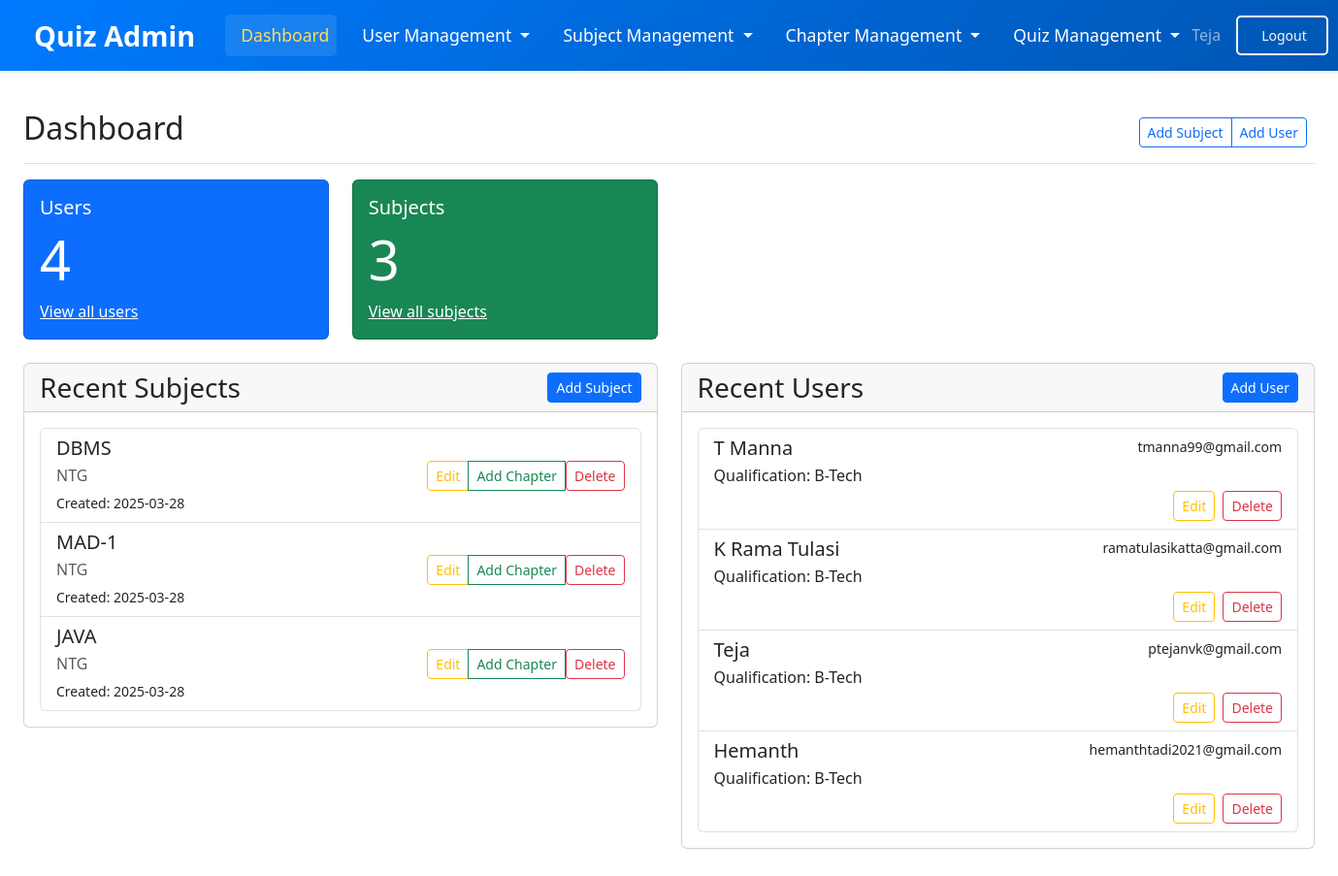
The app's page /admin/dashboard (signed in), older data.
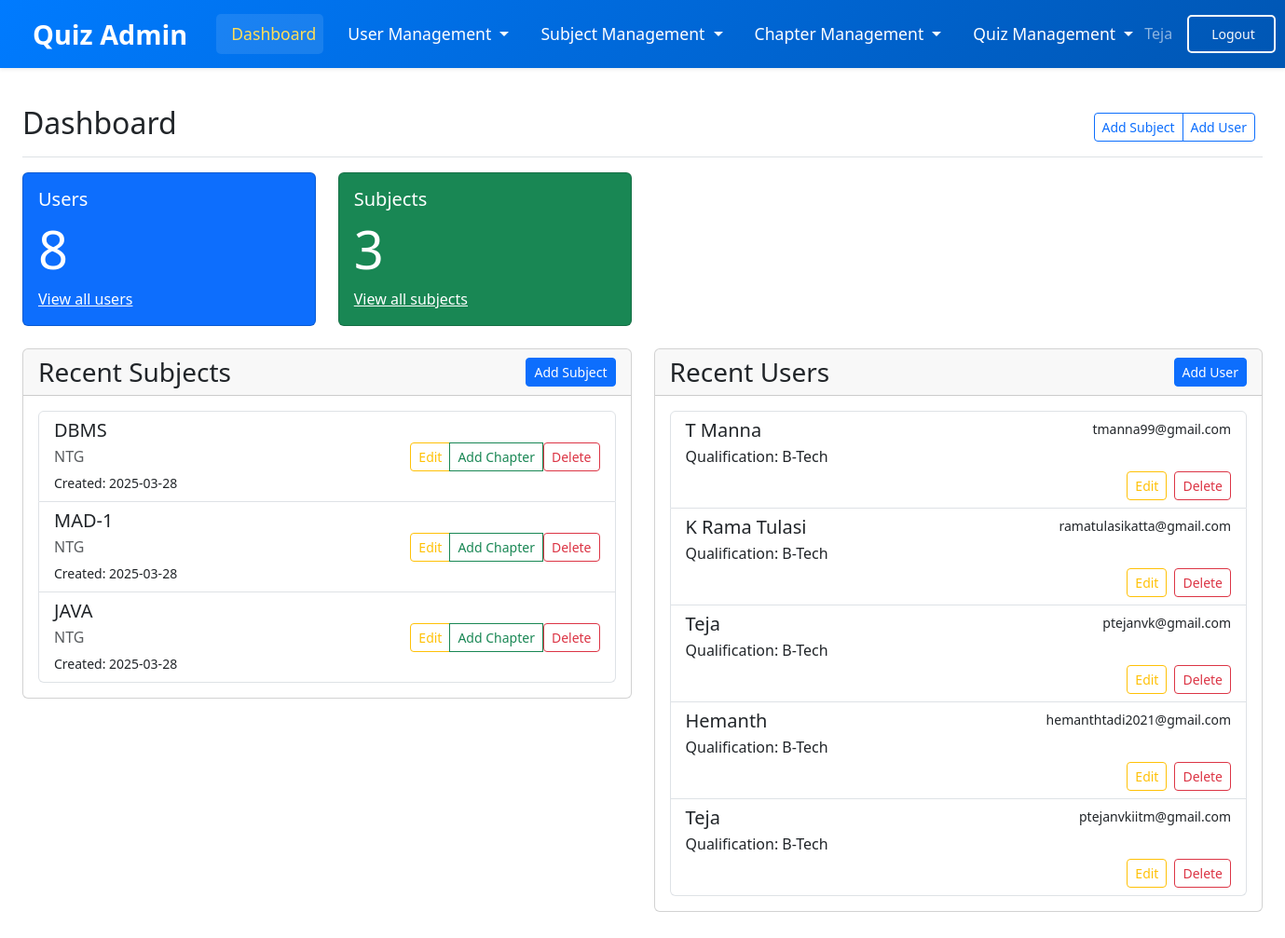
The same page, newer data.
### models/models.py (models this page shows)
class Subject(db.Model , UserMixin):
    __tablename__ = 'subject'
    id = db.Column(db.Integer,primary_key = True , autoincrement=True)
    name = db.Column(db.String(150))
    description = db.Column(db.Text)
    created_time = db.Column(db.DateTime, default=datetime.utcnow)
    chapters = db.relationship('Chapter', backref='subject', lazy=True, cascade='all, delete-orphan')

class User(db.Model, UserMixin):
    __tablename__ = 'user'
    id = db.Column(db.Integer , primary_key = True,autoincrement=True)
    email = db.Column(db.String(150) , unique=True)
    password = db.Column(db.String(150))
    name = db.Column(db.String(150))
    qualification = db.Column(db.String(150))
    dob = db.Column(db.Date, nullable=True)
    is_admin = db.Column(db.Boolean, default=False)
    scores = db.relationship('Score', backref='user', lazy=True)

### models/admin.py (the view)
@admin.route('/dashboard')
@login_required
@admin_required
def dashboard():
    users = User.query.filter_by(is_admin=False).all()
    subjects = Subject.query.all()
    return render_template('admin/dashboard.html' , user=current_user, subjects=subjects, users=users)

### models/__init__.py (called while the page is built)
def create_app():
    app = Flask(__name__, template_folder=r'C:\Users\DELL\OneDrive\Desktop\quiz-app(final)\quiz-application\templates')
    app.config['SECRET_KEY'] = '24f1005262'
    app.config['SQLALCHEMY_DATABASE_URI'] = f'sqlite:///{DB_NAME}'
    app.config['SQLALCHEMY_TRACK_MODIFICATIONS'] = False
    db.init_app(app)
    l_manager = LoginManager()
    l_manager.login_view = 'auth.login'
    l_manager.init_app(app)
    from .models import User
    @l_manager.user_loader
    def load_user(id):
        return User.query.get(int(id))
    from .auth import auth
    from .views import views
    from .admin import admin
    app.register_blueprint(auth, url_prefix='/')
    app.register_blueprint(views, url_prefix='/')
    app.register_blueprint(admin, url_prefix='/admin')
    create_database(app)
    create_admin(app)
    return app

### models/admin.py (called while the page is built)
def admin_required(f):
    @wraps(f)
    def decorated_function(*args, **kwargs):
        if not current_user.is_authenticated or not current_user.is_admin:
            flash('Access denied. Admin privileges required.', category='error')
            return redirect(url_for('views.home'))
        return f(*args, **kwargs)
    return decorated_function

### templates/admin/dashboard.html (shortened to what the changed rows need)
{% extends "admin/admin_layout.html" %}
{% block admin_content %}
<div class="d-flex justify-content-between flex-wrap flex-md-nowrap align-items-center pt-3 pb-2 mb-3 border-bottom">
    <h1 class="h2">Dashboard</h1>
</div>
<div class="row">
    <div class="col-md-6 col-lg-3 mb-4">
        <div class="card text-white bg-primary">
            <div class="card-body">
                <div class="d-flex justify-content-between align-items-center">
                    <div>
                        <h5 class="card-title">Users</h5>
                        <h2 class="display-4">{{ users|length }}</h2>
                    </div>
                </div>
            </div>
        </div>
    </div>
    <div class="col-md-6 col-lg-3 mb-4">
        <div class="card text-white bg-success">
            <div class="card-body">
                <div class="d-flex justify-content-between align-items-center">
                    <div>
                        <h2 class="display-4">{{ subjects|length }}</h2>
                    </div>
                </div>
            </div>
        </div>
    </div>
</div>
<div class="row">
    <div class="col-lg-6">
        <div class="card mb-4" id="subjectsList">
            <div class="card-body">
                <div class="list-group">
                    {% for subject in subjects[:5] %}
                        <div class="list-group-item list-group-item-action d-flex justify-content-between align-items-center">
                            <div>
                                <h5 class="mb-1">{{ subject.name }}</h5>
                                <p class="mb-1 text-muted">{{ subject.description }}</p>
                                <small>Created: {{ subject.created_time.strftime('%Y-%m-%d') }}</small>
                            </div>
                            <div class="btn-group">
                                <a href="{{ url_for('admin.edit_subject', subject_id=subject.id) }}" class="btn btn-sm btn-outline-warning">Edit</a>
                                <a href="{{ url_for('admin.add_chapter', subject_id=subject.id) }}" class="btn btn-sm btn-outline-success">Add Chapter</a>
                                <form action="{{ url_for('admin.delete_subject', subject_id=subject.id) }}" method="POST" class="d-inline">
                                    <button type="submit" class="btn btn-sm btn-outline-danger" onclick="return confirm('Are you sure you want to delete this subject?')">Delete</button>
                                </form>
                            </div>
                        </div>
                    {% endfor %}
                </div>
            </div>
        </div>
    </div>
    <div class="col-lg-6">
        <div class="card mb-4">
            <div class="card-body">
                <div class="list-group">
                    {% for user in users[:5] %}
                        <div class="list-group-item">
                            <div class="d-flex w-100 justify-content-between">
                                <h5 class="mb-1">{{ user.name }}</h5>
                                <small>{{ user.email }}</small>
                            </div>
                            <p class="mb-1">Qualification: {{ user.qualification }}</p>
                            <div class="d-flex justify-content-end">
                                <a href="{{ url_for('admin.edit_user', user_id=user.id) }}" class="btn btn-sm btn-outline-warning me-2">Edit</a>
                                <form action="{{ url_for('admin.delete_user', user_id=user.id) }}" method="POST" class="d-inline">
                                    <button type="submit" class="btn btn-sm btn-outline-danger" onclick="return confirm('Are you sure you want to delete this user?')">Delete</button>
                                </form>
                            </div>
                        </div>
                    {% endfor %}
                </div>
            </div>
        </div>
    </div>
</div>
{% endblock %}

Row changes from the older to the newer data that the page shows:
added User: name "Teja", email "ptejanvkiitm@gmail.com", qualification "B-Tech"
Text that changed along with them:
{{ users|length }}: "4" → "8"
